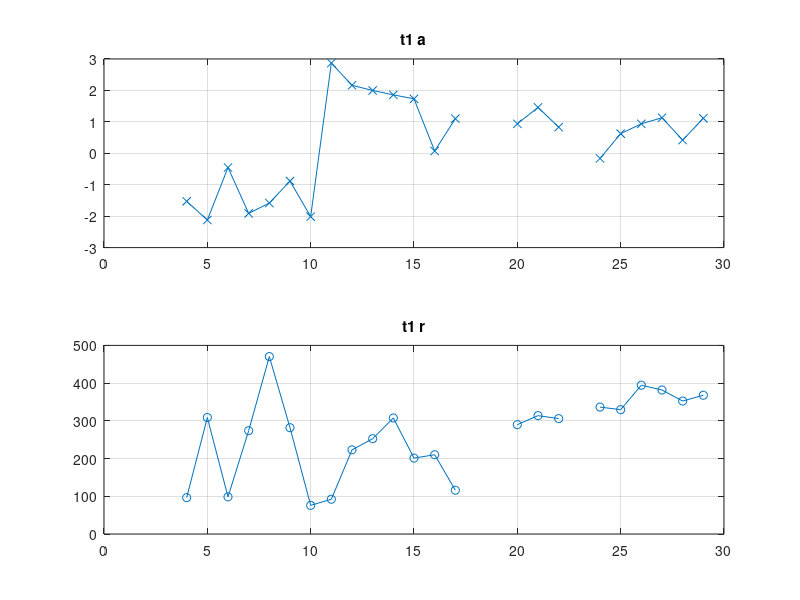
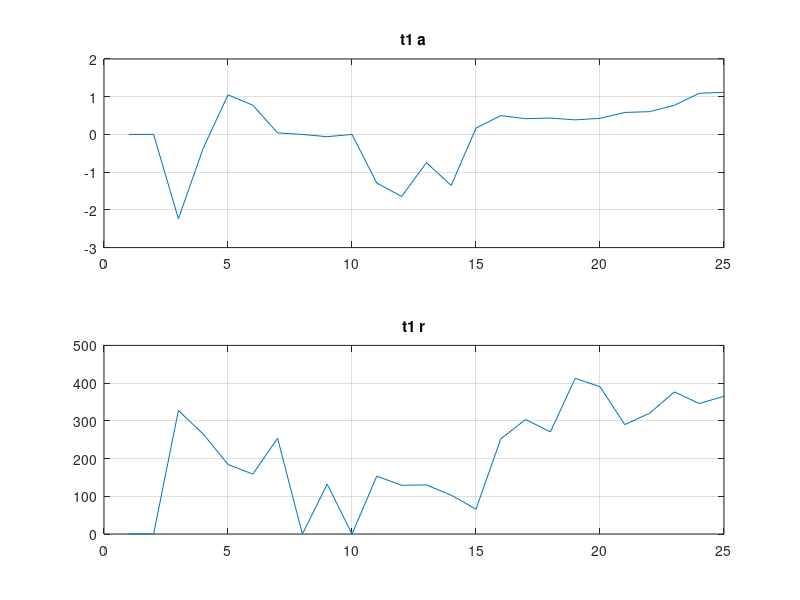
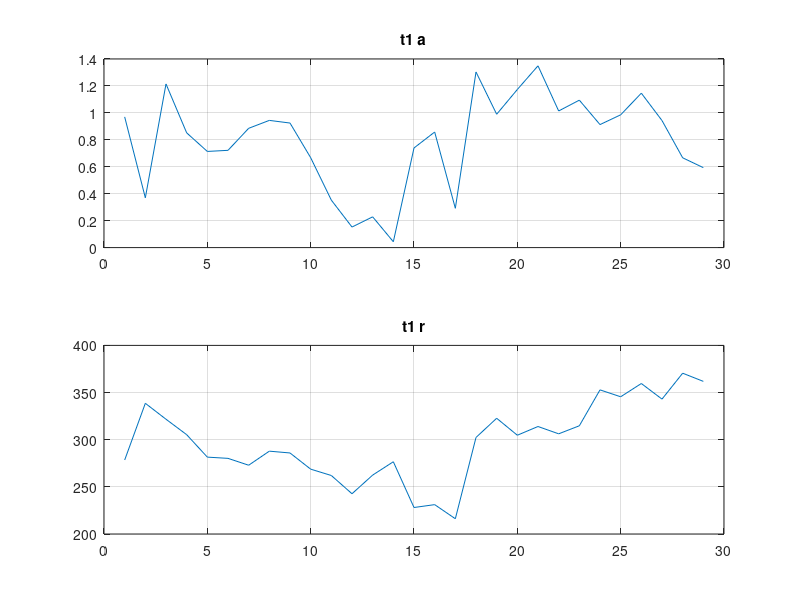
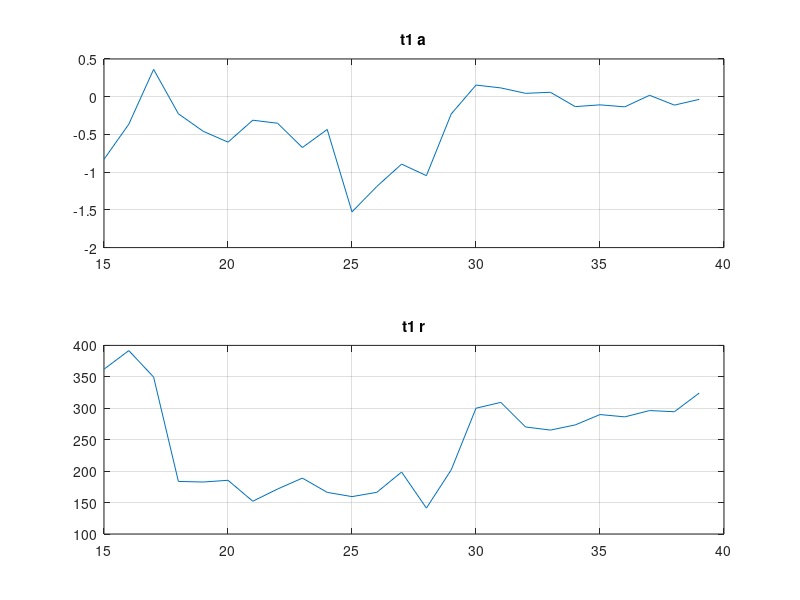

Here is the MATLAB script that generated these plots, in order:
clc; clear; close all;

a=[  0            0            0            0            0            0            0
            0            0            0            0            0            0            0
            0            0            0            0            0            0            0
   4.0000e+00   7.0000e+00   9.0596e-01  -1.1266e+00   1.7693e+02  -1.5278e+00   9.6408e+01
   5.0000e+00   8.5000e+00   9.7880e-01  -2.1412e+00   1.7427e+02  -2.1219e+00   3.0878e+02
   6.0000e+00   8.5000e+00   8.1096e-01  -2.4254e+00   2.7296e+02  -4.5280e-01   9.8437e+01
   7.0000e+00   8.5000e+00   7.5634e-01  -1.1941e+00   1.3935e+02  -1.9118e+00   2.7386e+02
   8.0000e+00   8.5000e+00   9.3660e-01  -1.6596e+00   4.4940e+02  -1.5826e+00   4.7033e+02
   9.0000e+00   8.5000e+00   4.9109e-01  -1.5493e+00   4.3809e+02  -8.8328e-01   2.8179e+02
   1.0000e+01   1.0000e+01   9.7490e-01  -1.5843e+00   7.9274e+01  -2.0156e+00   7.5983e+01
   1.1000e+01   1.0000e+01   8.9827e-01   2.9294e+00   2.0323e+02   2.8708e+00   9.2125e+01
   1.2000e+01   8.0000e+00   9.4303e-01   2.2432e+00   3.5499e+02   2.1631e+00   2.2310e+02
   1.3000e+01   8.0000e+00   9.4043e-01   2.7775e+00   2.5057e+02   1.9982e+00   2.5263e+02
   1.4000e+01   8.0000e+00   8.9820e-01   1.7302e+00   2.4710e+02   1.8591e+00   3.0763e+02
   1.5000e+01   8.0000e+00   8.9689e-01   1.9258e+00   2.5272e+02   1.7318e+00   2.0122e+02
   1.6000e+01   8.0000e+00   9.2547e-01   1.1751e-01   2.3924e+02   7.2576e-02   2.1012e+02
   1.7000e+01   8.0000e+00   9.7524e-01   1.0138e+00   2.4730e+02   1.1022e+00   1.1613e+02
            0            0            0            0            0            0            0
            0            0            0            0            0            0            0
   2.0000e+01   6.0000e+00   8.9958e-01   7.9598e-01   3.4240e+02   9.3683e-01   2.8984e+02
   2.1000e+01   7.0000e+00   9.4395e-01   1.3816e+00   2.1411e+02   1.4612e+00   3.1378e+02
   2.2000e+01   8.0000e+00   8.9773e-01   8.7616e-01   3.0401e+02   8.3169e-01   3.0583e+02
            0            0            0            0            0            0            0
   2.4000e+01   1.2000e+01   9.1387e-01  -2.8945e-01   2.4787e+02  -1.6229e-01   3.3646e+02
   2.5000e+01   1.1667e+01   8.9662e-01   4.5864e-01   2.9454e+02   6.2439e-01   3.2959e+02
   2.6000e+01   9.0000e+00   8.9551e-01   1.0291e+00   4.4993e+02   9.3727e-01   3.9453e+02
   2.7000e+01   9.0000e+00   8.9383e-01   1.0107e+00   3.8766e+02   1.1314e+00   3.8171e+02
   2.8000e+01   1.0750e+01   8.9554e-01   4.6970e-01   3.0281e+02   4.2006e-01   3.5243e+02
   2.9000e+01   9.0000e+00   8.9391e-01   1.2790e+00   3.7620e+02   1.1126e+00   3.6788e+02];
      
      
b=[ 0            0            0            0            0            0            0
            0            0            0            0            0            0            0
   1.7000e+01   8.0000e+00   8.9941e-01  -2.0894e+00   2.5594e+02  -2.2359e+00   3.2739e+02
   1.8000e+01   8.0000e+00   9.2927e-01  -2.6218e-01   2.1009e+02  -3.6925e-01   2.6508e+02
   1.9000e+01   8.0000e+00   9.2651e-01   1.4425e+00   2.8307e+02   1.0483e+00   1.8437e+02
   2.0000e+01   9.0000e+00   9.8497e-01   8.3308e-01   1.6871e+02   7.7554e-01   1.5876e+02
   2.1000e+01   1.0000e+01   8.9774e-01   4.9544e-01   1.2682e+02   3.9696e-02   2.5364e+02
            0            0            0            0            0            0            0
   2.3000e+01   1.0750e+01   9.1794e-01  -1.1546e-01   2.0555e+02  -6.0016e-02   1.3216e+02
            0            0            0            0            0            0            0
   2.5000e+01   1.2500e+01   9.5077e-01  -1.0790e+00   3.0866e+02  -1.2886e+00   1.5340e+02
   2.6000e+01   1.4000e+01   8.9799e-01  -1.5493e+00   1.2104e+02  -1.6448e+00   1.2915e+02
   2.7000e+01   1.4000e+01   9.2343e-01  -8.1288e-01   2.2149e+02  -7.4959e-01   1.3010e+02
   2.8000e+01   1.7000e+01   8.9573e-01  -1.3154e+00   1.5359e+02  -1.3503e+00   1.0300e+02
   2.9000e+01   1.4000e+01   9.0860e-01  -3.8401e-01   3.0944e+02   1.6672e-01   6.5823e+01
   3.0000e+01   1.2000e+01   8.9528e-01   4.7364e-01   2.7662e+02   4.9859e-01   2.5228e+02
   3.1000e+01   1.3000e+01   9.3280e-01   6.9871e-01   3.6218e+02   4.1737e-01   3.0349e+02
   3.2000e+01   1.3000e+01   9.1238e-01   3.5287e-01   3.4812e+02   4.3388e-01   2.7067e+02
   3.3000e+01   1.3000e+01   8.9616e-01   3.6733e-01   3.4806e+02   3.8593e-01   4.1278e+02
   3.4000e+01   1.3000e+01   8.9437e-01   3.3502e-01   4.5186e+02   4.2593e-01   3.9051e+02
   3.5000e+01   1.3000e+01   9.1553e-01   3.0192e-01   4.5817e+02   5.8286e-01   2.9001e+02
   3.6000e+01   1.3000e+01   8.9649e-01   5.6690e-01   3.1275e+02   6.0389e-01   3.2018e+02
   3.7000e+01   1.3429e+01   9.0485e-01   7.2547e-01   3.1133e+02   7.7238e-01   3.7673e+02
   3.8000e+01   1.3429e+01   8.5617e-01   7.7762e-01   3.4636e+02   1.0909e+00   3.4585e+02
   3.9000e+01   1.3429e+01   8.9149e-01   1.1294e+00   3.4659e+02   1.1158e+00   3.6519e+02];

a(a==0)=NaN;
figure(1)
subplot(2,1,1)
plot(a(:,1),a(:,6),'-x'), grid;
title('t1 a');
subplot(2,1,2)
plot(a(:,1),a(:,7),'-o')
title('t1 r'),grid;

figure(2)
subplot(2,1,1)
plot(b(:,6)), grid;
title('t1 a');
subplot(2,1,2)
plot(b(:,7))
title('t1 r'),grid;

aa=[ 1.0000e+00   6.8024e+00   1.2323e-01   9.7508e-01   2.8138e+02   9.7028e-01   2.7843e+02
   2.0000e+00   3.9300e+00   5.4128e-01   6.2208e-01   3.6446e+02   3.6958e-01   3.3859e+02
   3.0000e+00   5.5000e+00   8.8340e-01   1.0992e+00   3.2496e+02   1.2146e+00   3.2170e+02
   4.0000e+00   8.2200e+00   7.9828e-01   9.1082e-01   3.0755e+02   8.5173e-01   3.0533e+02
   5.0000e+00   6.8379e+00   7.9668e-01   9.0321e-01   2.9929e+02   7.1376e-01   2.8152e+02
   6.0000e+00   9.5071e+00   7.4284e-01   6.6650e-01   2.6246e+02   7.2196e-01   2.8021e+02
   7.0000e+00   8.7816e+00   7.8206e-01   7.8100e-01   2.9249e+02   8.8542e-01   2.7293e+02
   8.0000e+00   9.8365e+00   8.1194e-01   1.0297e+00   2.7888e+02   9.4419e-01   2.8784e+02
   9.0000e+00   1.2984e+01   8.4344e-01   8.8833e-01   2.8163e+02   9.2452e-01   2.8593e+02
   1.0000e+01   1.5017e+01   8.3949e-01   7.2541e-01   2.7141e+02   6.6728e-01   2.6877e+02
   1.1000e+01   1.4385e+01   8.1814e-01   6.4804e-01   2.6259e+02   3.5225e-01   2.6203e+02
   1.2000e+01   1.6411e+01   7.8596e-01   1.3121e-01   2.5393e+02   1.5256e-01   2.4269e+02
   1.3000e+01   1.9715e+01   8.5536e-01   2.0001e-01   2.4549e+02   2.2827e-01   2.6247e+02
   1.4000e+01   2.2436e+01   8.6819e-01   6.6559e-02   2.7133e+02   4.3427e-02   2.7661e+02
   1.5000e+01   2.0213e+01   8.8499e-01   7.5489e-01   2.3678e+02   7.3948e-01   2.2810e+02
   1.6000e+01   2.4407e+01   8.8707e-01   8.9327e-01   2.3543e+02   8.5783e-01   2.3114e+02
   1.7000e+01   1.7219e+01   8.8475e-01   1.6283e-01   2.6512e+02   2.9174e-01   2.1618e+02
   1.8000e+01   2.2667e+01   8.4393e-01   1.3432e+00   2.8480e+02   1.3036e+00   3.0236e+02
   1.9000e+01   2.5976e+01   8.1690e-01   8.3889e-01   2.8188e+02   9.8983e-01   3.2273e+02
   2.0000e+01   2.5878e+01   8.4198e-01   1.1781e+00   3.0031e+02   1.1735e+00   3.0474e+02
   2.1000e+01   3.2157e+01   8.8046e-01   1.3524e+00   2.9004e+02   1.3492e+00   3.1399e+02
   2.2000e+01   3.2917e+01   8.1109e-01   1.0645e+00   3.0571e+02   1.0141e+00   3.0623e+02
   2.3000e+01   3.0450e+01   9.1198e-01   1.0747e+00   2.7596e+02   1.0944e+00   3.1475e+02
   2.4000e+01   3.1172e+01   8.4548e-01   9.5842e-01   3.1353e+02   9.1302e-01   3.5283e+02
   2.5000e+01   2.6727e+01   8.9742e-01   9.4336e-01   3.3320e+02   9.8549e-01   3.4551e+02
   2.6000e+01   2.6277e+01   8.9824e-01   1.2966e+00   3.5911e+02   1.1462e+00   3.5958e+02
   2.7000e+01   2.5377e+01   8.0960e-01   9.3195e-01   3.4310e+02   9.4297e-01   3.4304e+02
   2.8000e+01   2.6152e+01   7.7974e-01   8.9408e-01   3.3645e+02   6.6653e-01   3.7051e+02
   2.9000e+01   3.7577e+01   6.2116e-01   4.5331e-01   3.4826e+02   5.9336e-01   3.6185e+02];
   
bb=[ 1.5000e+01   3.3775e+01   4.0037e-01  -9.5973e-01   3.7119e+02  -8.2972e-01   3.6213e+02
   1.6000e+01   2.8990e+01   6.0313e-01  -2.4002e-01   3.5620e+02  -3.6443e-01   3.9168e+02
   1.7000e+01   3.6500e+01   8.1061e-01   2.8435e-01   2.3544e+02   3.6205e-01   3.4966e+02
   1.8000e+01   2.2718e+01   8.9634e-01  -4.1782e-01   2.1226e+02  -2.2669e-01   1.8360e+02
   1.9000e+01   3.3312e+01   7.4901e-01  -3.9616e-01   1.9579e+02  -4.5844e-01   1.8270e+02
   2.0000e+01   3.5633e+01   6.3398e-01  -7.1174e-01   1.9285e+02  -6.0218e-01   1.8544e+02
   2.1000e+01   3.0877e+01   4.9873e-01  -3.4922e-01   1.7010e+02  -3.1146e-01   1.5210e+02
   2.2000e+01   3.7919e+01   8.2887e-01  -4.2125e-01   1.4942e+02  -3.5177e-01   1.7158e+02
   2.3000e+01   4.3060e+01   6.3822e-01  -6.1880e-01   1.7059e+02  -6.7359e-01   1.8892e+02
   2.4000e+01   3.6685e+01   6.2267e-01  -4.2935e-01   1.9917e+02  -4.3395e-01   1.6622e+02
   2.5000e+01   5.0633e+01   6.8136e-01  -1.5286e+00   1.4526e+02  -1.5266e+00   1.5947e+02
   2.6000e+01   5.0933e+01   7.2898e-01  -1.0888e+00   1.5482e+02  -1.1901e+00   1.6628e+02
   2.7000e+01   4.8417e+01   7.8769e-01  -1.2472e+00   1.8451e+02  -8.9335e-01   1.9857e+02
   2.8000e+01   6.0125e+01   6.8172e-01  -9.5728e-01   1.7523e+02  -1.0463e+00   1.4122e+02
   2.9000e+01   4.4900e+01   7.5953e-01  -5.2678e-01   2.2223e+02  -2.2923e-01   2.0197e+02
   3.0000e+01   3.9432e+01   8.1949e-01   1.7756e-01   2.7596e+02   1.5423e-01   3.0006e+02
   3.1000e+01   4.2997e+01   8.0305e-01   1.0189e-01   3.0773e+02   1.1660e-01   3.0937e+02
   3.2000e+01   4.2953e+01   8.8107e-01  -6.7331e-02   3.1167e+02   4.4665e-02   2.7023e+02
   3.3000e+01   4.5991e+01   8.4378e-01   4.0259e-03   2.6326e+02   5.8696e-02   2.6529e+02
   3.4000e+01   4.5674e+01   9.0975e-01  -5.3175e-02   2.5381e+02  -1.3134e-01   2.7349e+02
   3.5000e+01   4.7308e+01   8.9461e-01  -4.4357e-02   2.7613e+02  -1.0795e-01   2.8999e+02
   3.6000e+01   4.9636e+01   8.9818e-01  -1.1572e-01   2.8675e+02  -1.3438e-01   2.8631e+02
   3.7000e+01   4.9577e+01   8.1124e-01  -9.8095e-03   2.8809e+02   1.8837e-02   2.9634e+02
   3.8000e+01   5.1375e+01   7.3247e-01  -4.4760e-02   2.9175e+02  -1.1132e-01   2.9447e+02
   3.9000e+01   5.2478e+01   7.4187e-01  -2.6387e-02   2.8533e+02  -3.5453e-02   3.2419e+02];
   
figure(3)
subplot(2,1,1)
plot(aa(:,1),aa(:,6)), grid;
title('t1 a');
subplot(2,1,2)
plot(aa(:,1),aa(:,7))
title('t1 r'),grid;
figure(4)
subplot(2,1,1)
plot(bb(:,1),bb(:,6)), grid;
title('t1 a');
subplot(2,1,2)
plot(bb(:,1),bb(:,7))
title('t1 r'),grid;
